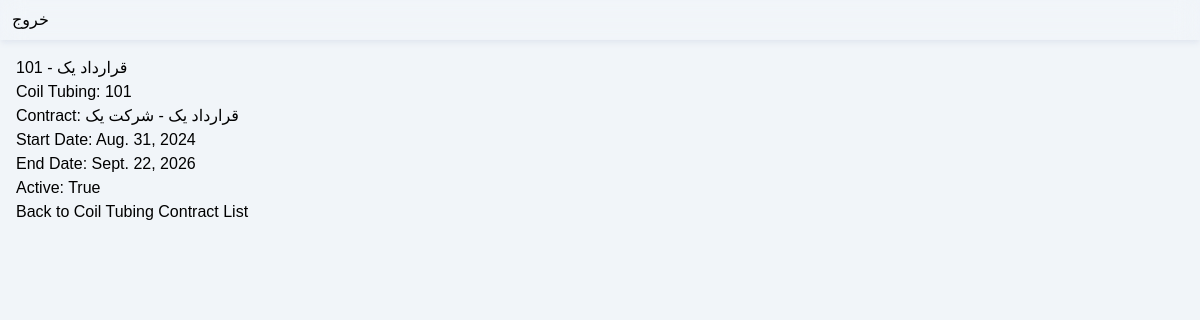
Page /coiltubingcontracts/1/ (signed in) on the committed database.
### core/models/coil_tubing.py (models this page shows, shortened)
class CoilTubingContract(models.Model):
    coil_tubing = models.ForeignKey(CoilTubing, on_delete=models.CASCADE, related_name='contracts', verbose_name="لوله مغزی")
    contract = models.ForeignKey(Contract, on_delete=models.CASCADE, related_name='coil_tubings', verbose_name="قرارداد")
    start_date = models.DateField(verbose_name="تاریخ شروع")
    end_date = models.DateField(verbose_name="تاریخ پایان")
    created = models.DateTimeField(verbose_name="تاریخ ایجاد",default=timezone.now)
    updated = models.DateTimeField(auto_now=True, verbose_name="تاریخ به‌روزرسانی")
    active = models.BooleanField(default=True, verbose_name="فعال")
    def __str__(self):
        return f"{self.coil_tubing.name} - {self.contract.name}"

class CoilTubing(models.Model):
    name = models.CharField(max_length=100, verbose_name="نام دستگاه")
    year_of_import = models.IntegerField(verbose_name="سال واردات")
    length_of_reel = models.DecimalField(max_digits=10, decimal_places=2, verbose_name="طول لوله مغزی")
    tonnage = models.DecimalField(max_digits=10, decimal_places=2, verbose_name="تناژ")
    created = models.DateTimeField(default=timezone.now, verbose_name="تاریخ ایجاد")
    updated = models.DateTimeField(auto_now=True, verbose_name="تاریخ به‌روزرسانی")
    def __str__(self):
        return f"{self.name}"

### core/models/contract.py (models this page shows, shortened)
class Contract(models.Model):
    name = models.CharField('عنوان', max_length=100)
    contractor = models.ForeignKey(Contractor, on_delete=models.CASCADE, related_name='contracts', verbose_name='پیمانکار')
    contract_type = models.ForeignKey(ContractType, on_delete=models.SET_NULL, null=True, related_name='contracts', verbose_name='نوع قرارداد')
    start_date = models.DateField('تاریخ شروع', db_index=True)
    end_date = models.DateField('تاریخ پایان', db_index=True)
    total_value = models.DecimalField('ارزش کل', max_digits=16, decimal_places=0)
    total_value_euro = models.DecimalField('ارزش کل (یورو)', max_digits=15, decimal_places=2)
    created = models.DateTimeField('تاریخ ایجاد', default=timezone.now)
    updated = models.DateTimeField('تاریخ به‌روزرسانی', auto_now=True)
    syear = models.PositiveSmallIntegerField('سال شروع',null=True,blank=True)
    smonth = models.PositiveSmallIntegerField('ماه شروع',null=True,blank=True)
    sday = models.PositiveSmallIntegerField('روز شروع',null=True,blank=True)
    sdate = models.CharField('تاریخ شروع',max_length=50,null=True,blank=True)
    sdatenumber= models.IntegerField('تاریخ شماری شروع',null=True,blank=True)
    eyear = models.PositiveSmallIntegerField('سال پایان',null=True,blank=True)
    emonth = models.PositiveSmallIntegerField('ماه پایان',null=True,blank=True)
    eday = models.PositiveSmallIntegerField('روز پایان',null=True,blank=True)
    edate = models.CharField('تاریخ پایان',max_length=50,null=True,blank=True)
    edatenumber= models.IntegerField('تاریخ شماری پایان',null=True,blank=True)
    def __str__(self):
        return f"{self.name} - {self.contractor}"

### core/models/contractor.py (models this page shows)
class Contractor(models.Model):
    users = models.ManyToManyField(settings.AUTH_USER_MODEL, related_name='contractors', verbose_name="کاربران")
    company_name = models.CharField(max_length=100, verbose_name="نام شرکت")
    contact_person = models.CharField(max_length=100, verbose_name="شخص رابط")
    email = models.EmailField(verbose_name="ایمیل")
    phone = models.CharField(max_length=20, verbose_name="تلفن")
    created = models.DateTimeField(default=timezone.now, verbose_name="تاریخ ایجاد")
    updated = models.DateTimeField(auto_now=True, verbose_name="تاریخ به‌روزرسانی")
    def __str__(self):
        return self.company_name

### core/views/coil_tubing_views.py (the view)
# urls.py: path('coiltubingcontracts/<int:pk>/', coil_tubing_views.CoilTubingContractDetailView.as_view(), name='coiltubingcontract-detail'),
class CoilTubingContractDetailView(LoginRequiredMixin, DetailView):
    model = CoilTubingContract
    template_name = 'core/coiltubingcontract_detail.html'

### core/templates/core/coiltubingcontract_detail.html
{% extends 'base.html' %}
{% block content %}
<h1>{{ object }}</h1>
<p>Coil Tubing: {{ object.coil_tubing }}</p>
<p>Contract: {{ object.contract }}</p>
<p>Start Date: {{ object.start_date }}</p>
<p>End Date: {{ object.end_date }}</p>
<p>Active: {{ object.active }}</p>
<a href="{% url 'coiltubingcontract-list' %}">Back to Coil Tubing Contract List</a>
{% endblock %}

### core/static/core/css/main.css (style rules this page uses)
body { font-family: Yekan, sans-serif; }

### rows in the picture
CoilTubingContract: coil_tubing+contract "101 - قرارداد یک", coil_tubing "101", contract "قرارداد یک - شرکت یک", start_date "Aug. 31, 2024", end_date "Sept. 22, 2026", active "True"
